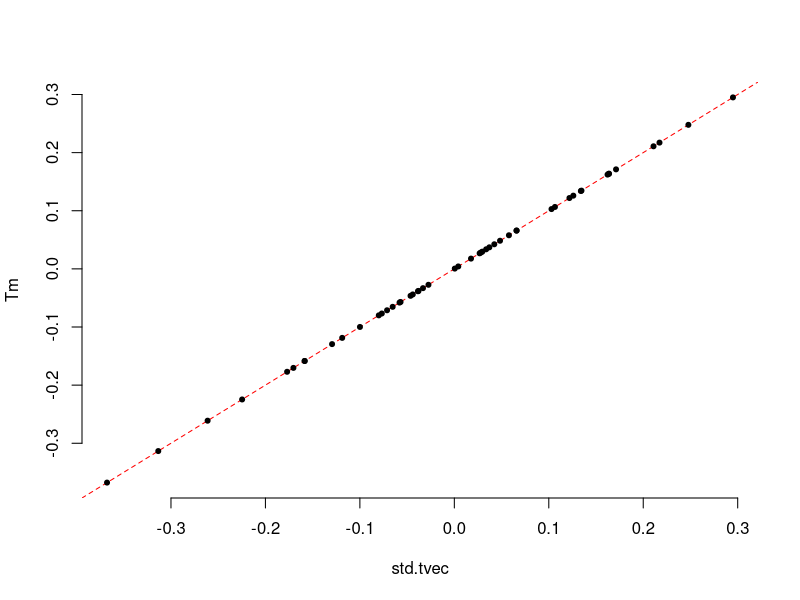
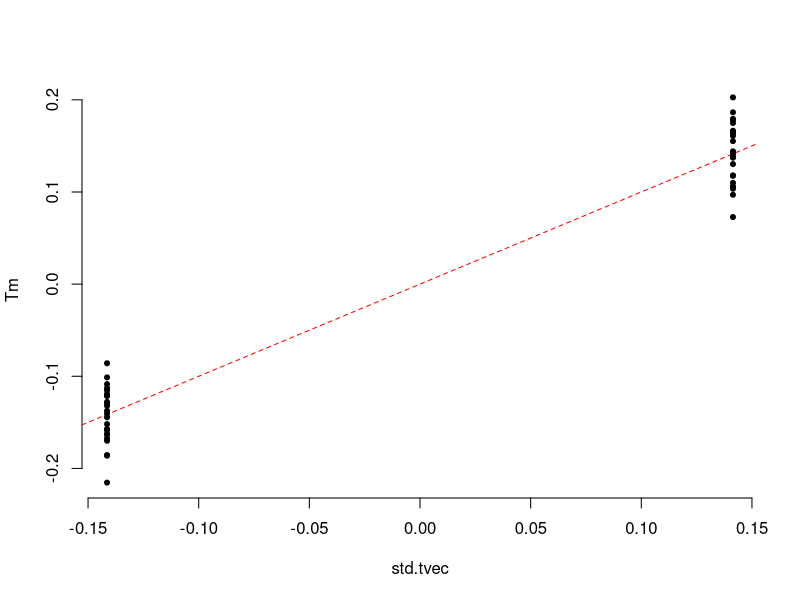
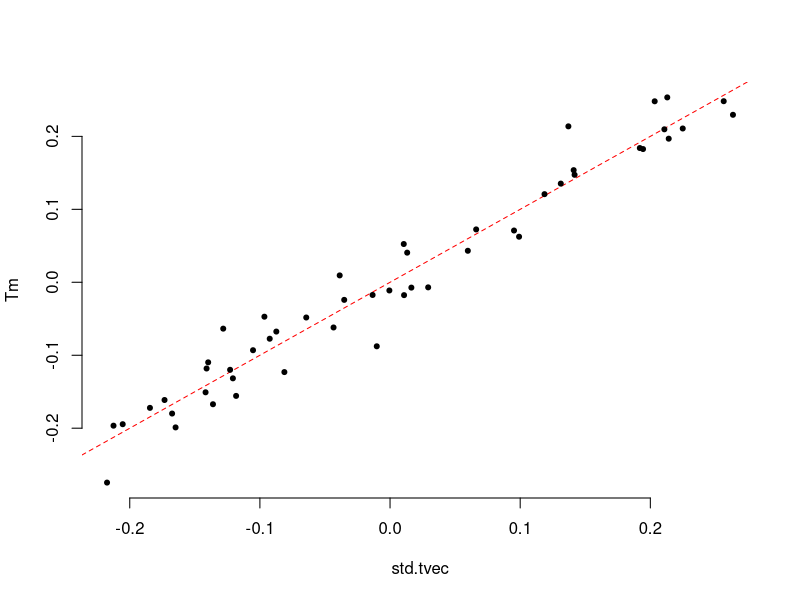

Source code (R) for these figures, in order:
## ---- chunk 1
knitr::opts_chunk$set(echo = TRUE)
## ---- chunk 2
simulate_genotypes <- function(n, L, ploidy) {
  test.genos <- scale(matrix(rbinom(n*L, ploidy, 0.5), ncol = L, nrow = n), scale = F)
  return(test.genos)
}

PC_test_vec <- function(eig, num_vec) {
  vecs <- eig$vectors
  tvec <- vecs[,num_vec]
  ctvec <- (tvec-mean(tvec))
  std.tvec <- ctvec/sqrt(sum(ctvec^2))
  return(std.tvec)
}

categorical_test_vec <- function(n) {
  ninds = n+n
  tvec <- c(rep(1,ninds/4),rep(0,ninds/4))
  ctvec <- (tvec-mean(tvec))
  std.tvec <- ctvec/sqrt(sum(ctvec^2))
  return(std.tvec)
}

random_cont_test_vec <- function(n){
  tvec <- runif(n)
  ctvec <- (tvec-mean(tvec))
  std.tvec <- ctvec/sqrt(sum(ctvec^2))
  return(std.tvec)  
}
## ---- chunk 3
test.genos <- simulate_genotypes(50, 1000, 100)
test.cov <- test.genos%*%t(test.genos)/(ncol(test.genos)-1)
eig <- eigen(test.cov)
## ---- chunk 4
std.tvec <- PC_test_vec(eig, num_vec = 49)
t.eigval <- as.numeric(t(std.tvec) %*% test.cov %*% std.tvec)
Tm <-  (test.cov %*% std.tvec) / as.numeric(t.eigval)

plot(std.tvec,Tm,type='n',pch=20,bty='n')
abline(a=0,b=1,col='red',lty=2)
points(std.tvec,Tm,pch=20)
## ---- chunk 5
std.tvec <- categorical_test_vec(50)
t.eigval <- as.numeric(t(std.tvec) %*% test.cov %*% std.tvec)
Tm <-  (test.cov %*% std.tvec) / as.numeric(t.eigval)

plot(std.tvec,Tm,type='n',pch=20,bty='n')
abline(a=0,b=1,col='red',lty=2)
points(std.tvec,Tm,pch=20)
## ---- chunk 6
std.tvec <- random_cont_test_vec(50)
t.eigval <- as.numeric(t(std.tvec) %*% test.cov %*% std.tvec)
Tm <-  (test.cov %*% std.tvec) / as.numeric(t.eigval)

plot(std.tvec,Tm,type='n',pch=20,bty='n')
abline(a=0,b=1,col='red',lty=2)
points(std.tvec,Tm,pch=20)
